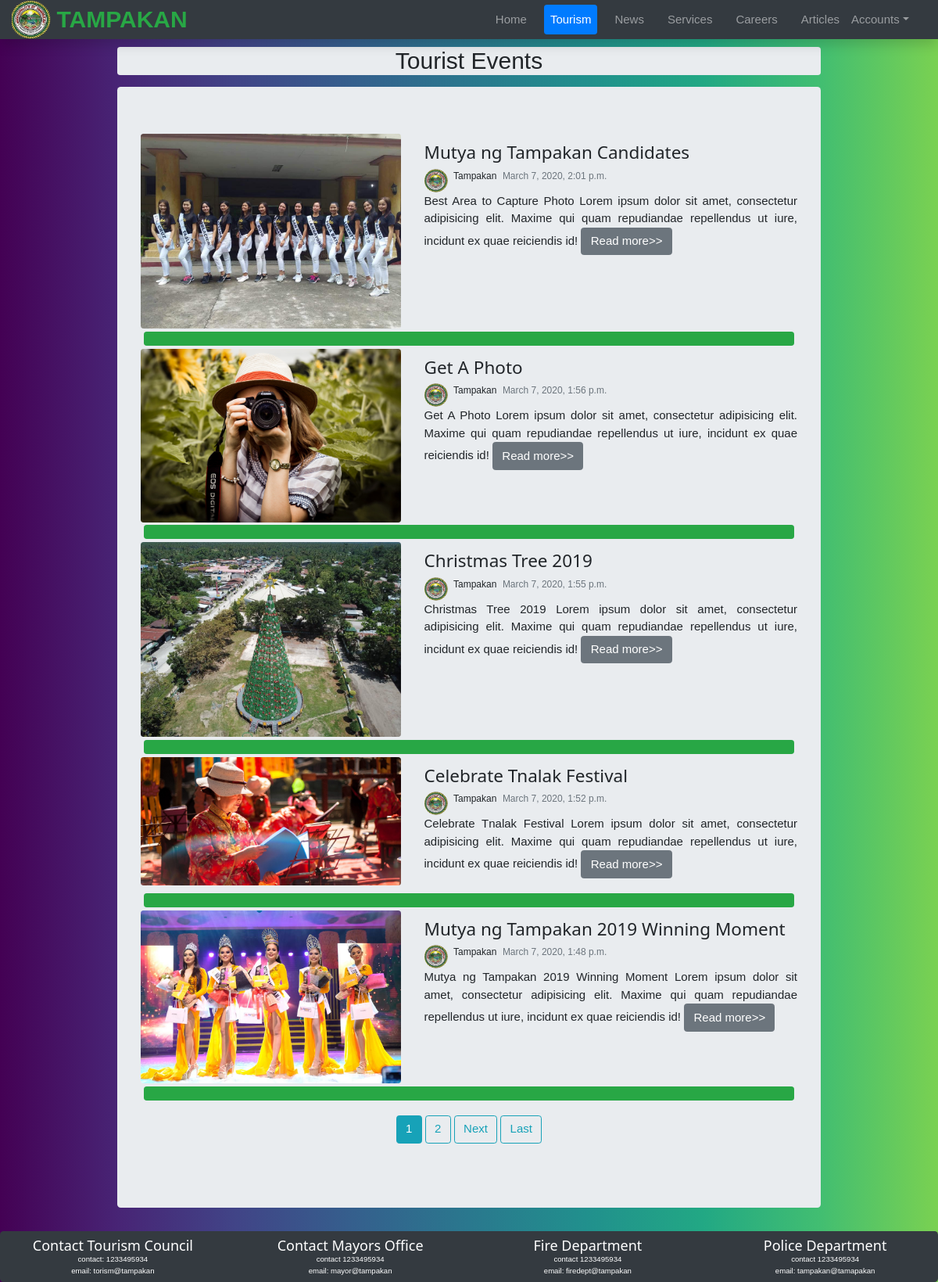
The page /tourism/ on the database its author committed.
### blog/models.py (models this page shows, shortened)
class Post(models.Model):
    author = models.ForeignKey(Profile, on_delete=models.CASCADE)
    title = models.CharField(max_length=200)
    heading = models.TextField(max_length=2000)
    content = HTMLField('Content')
    thumbnail = models.ImageField(blank=True, upload_to='post/%Y/%m/')
    slug = models.SlugField(blank=True, unique=True)
    timestamp = models.DateTimeField(auto_now_add=True)
    featured = models.BooleanField(default=False)
    category = models.CharField(
        max_length=2, choices=CATEGORY_OPTION, blank=True)
    def get_absolute_url(self):
        return reverse("blog-detail", kwargs={"slug": self.slug})

### core/models.py (models this page shows, shortened)
class Profile(models.Model):
    user = models.OneToOneField(User, on_delete=models.CASCADE)
    headshot = models.ImageField(
        default='user/default/headshot.svg', upload_to='user/profile', blank=True)
    def get_absolute_url(self):
        return reverse("user-profile", kwargs={"pk": self.pk})

### core/views.py (the view)
# urls.py: path('tourism/', views.TouristAttractionView.as_view(),
class TouristAttractionView(ListView):
    queryset = Post.objects.filter(category__exact='TM')
    context_object_name = 'tourist_attraction'
    ordering = ['-timestamp']
    template_name = 'touristAttraction.html'
    paginate_by = 5

### templates/touristAttraction.html (shortened to what this page needs)
{% extends 'base/base.html' %}
{% block content %}
    <div class="jumbotron mx-auto col-lg-9 rounded h2 text-center my-3 p-0">Tourist Events</div>
    <div class="jumbotron mx-auto col-lg-9">
        {% for obj in tourist_attraction %}
            <div class="row d-flex">
                <div class="order-2 d-flex {% if not obj.thumbnail %} col-lg-12 {% else %} col-lg-7 {% endif %}">
                    <div>
                        <a href="{{ obj.get_absolute_url }}" class="nav-link p-0">
                            <h2 class="h4">{{ obj.title }}</h2>
                        </a>
                        <div class="d-flex small">
                            <img class="h-50 img-fluid rounded-circle" src="{{ obj.author.headshot.url }}" width="30px" alt="...">
                                <a href="{{ obj.author.user.profile.get_absolute_url }}" class="d-flex">
                                    <div class="mx-2">{{ obj.author.user }}</div>
                                </a>
                                <div class="text-muted">{{ obj.timestamp }}
                                </div>
                            </div>
                            <p class="text-justify">{{ obj.heading|truncatewords:100 }}
                                <a href="{{ obj.get_absolute_url }}" class="btn btn-secondary">Read more>></a>
                            </p>
                        </div>
                    </div>
                    {% if obj.thumbnail %}
                        <div class="order-1 col-lg-5">
                            <img class="rounded img-fluid" src="{{ obj.thumbnail.url }}" alt="..."></div>
                        {% endif %}
                    </div>
                    <div class="bg-success text-success rounded m-1 h6">.</div>
                {% endfor %}
                <div class="text-center pt-3">
                    {% if is_paginated %}
                        {% for num in page_obj.paginator.page_range %}
                            {% if page_obj.number == num %}
                                <a class="btn btn-info mb-4" href="?page={{ num }}">{{ num }}</a>
                            {% elif num > page_obj.number|add:'-3' and num < page_obj.number|add:'3' %}
                                <a class="btn btn-outline-info mb-4" href="?page={{ num }}">{{ num }}</a>
                            {% endif %}
                        {% endfor %}
                        {% if page_obj.has_next %}
                            <a class="btn btn-outline-info mb-4" href="?page={{ page_obj.next_page_number }}">Next</a>
                            <a class="btn btn-outline-info mb-4" href="?page={{ page_obj.paginator.num_pages }}">Last</a>
                        {% endif %}
                    {% endif %}
                </div>
            </div>
        {% endblock content %}

### static_in_env/css/custom.css (style rules this page uses)
.body-bg { background: #4a7d70; background-image: linear-gradient( 90deg, #440154, #482475, #414487, #355f8d, #2a788e, #21908d, #22a884, #42be71, #7ad151); }

### static_in_env/css/w3.css (style rules this page uses)
*,*:before,*:after { box-sizing:inherit }
html { -ms-text-size-adjust:100%;-webkit-text-size-adjust:100% }
body { margin:0 }
a { background-color:transparent }
img { border-style:none }
html,body { font-family:Verdana,sans-serif;font-size:15px;line-height:1.5 }
html { overflow-x:hidden }
h2 { font-size:30px }
h1,h2,h3,h4,h5,h6 { font-family:"Segoe UI",Arial,sans-serif;font-weight:400;margin:10px 0 }
img { vertical-align:middle }
a { color:inherit }

### rows shown on the page
Post: title "Mutya ng Tampakan Candidates", author.headshot (picture), author.user "Tampakan", timestamp "March 7, 2020, 2:01 p.m.", heading "Best Area to Capture Photo Lorem ipsum dolor sit amet, consectetur adipisicing elit. Maxime qui quam repudiandae repellendus ut iure, incidunt ex quae reiciendis id!", thumbnail (picture)
Post: title "Get A Photo", author.headshot (picture), author.user "Tampakan", timestamp "March 7, 2020, 1:56 p.m.", heading "Get A Photo Lorem ipsum dolor sit amet, consectetur adipisicing elit. Maxime qui quam repudiandae repellendus ut iure, incidunt ex quae reiciendis id!", thumbnail (picture)
Post: title "Christmas Tree 2019", author.headshot (picture), author.user "Tampakan", timestamp "March 7, 2020, 1:55 p.m.", heading "Christmas Tree 2019 Lorem ipsum dolor sit amet, consectetur adipisicing elit. Maxime qui quam repudiandae repellendus ut iure, incidunt ex quae reiciendis id!", thumbnail (picture)
Post: title "Celebrate Tnalak Festival", author.headshot (picture), author.user "Tampakan", timestamp "March 7, 2020, 1:52 p.m.", heading "Celebrate Tnalak Festival Lorem ipsum dolor sit amet, consectetur adipisicing elit. Maxime qui quam repudiandae repellendus ut iure, incidunt ex quae reiciendis id!", thumbnail (picture)
Post: title "Mutya ng Tampakan 2019 Winning Moment", author.headshot (picture), author.user "Tampakan", timestamp "March 7, 2020, 1:48 p.m.", heading "Mutya ng Tampakan 2019 Winning Moment Lorem ipsum dolor sit amet, consectetur adipisicing elit. Maxime qui quam repudiandae repellendus ut iure, incidunt ex quae reiciendis id!", thumbnail (picture)

### other values the page prints
{{ num }} "1"
{{ num }} "2"
